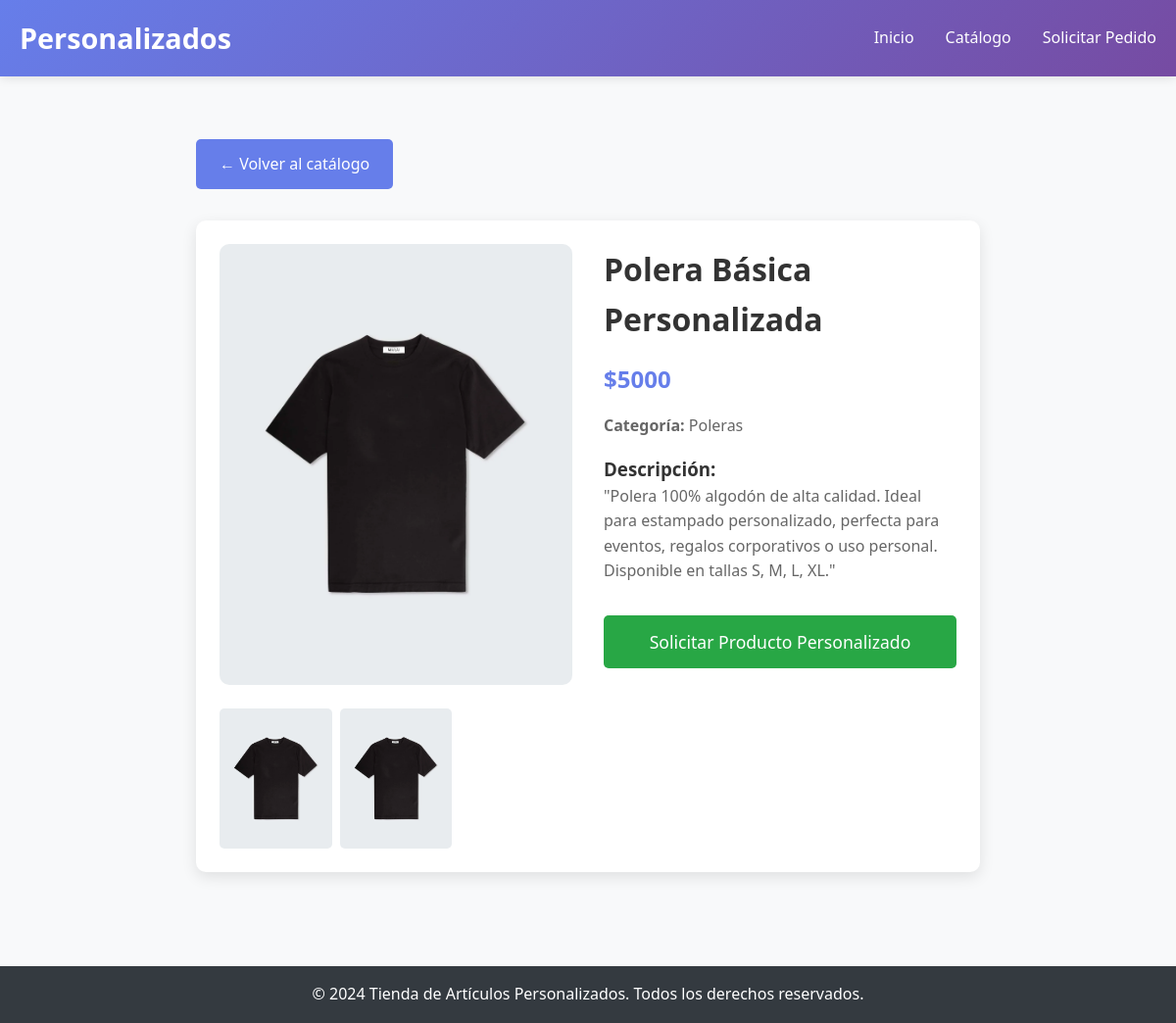
The page /producto/1/ on the database its author committed.
### tienda/models.py (models this page shows, shortened)
class Producto(models.Model):
    nombre = models.CharField(max_length=200)
    descripcion = models.TextField()
    categoria = models.ForeignKey(Categoria, on_delete=models.CASCADE)
    precio_base = models.DecimalField(max_digits=10, decimal_places=2)
    activo = models.BooleanField(default=True)
    imagen_1 = models.ImageField(upload_to='productos/', blank=True, null=True)
    imagen_2 = models.ImageField(upload_to='productos/', blank=True, null=True)
    imagen_3 = models.ImageField(upload_to='productos/', blank=True, null=True)
    class Meta:
        verbose_name = "Producto"
        verbose_name_plural = "Productos"

class Categoria(models.Model):
    nombre = models.CharField(max_length=100)
    descripcion = models.TextField(blank=True)
    class Meta:
        verbose_name = "Categoría"
        verbose_name_plural = "Categorías"

### tienda/views.py (the view)
# urls.py: path('producto/<int:pk>/', views.detalle_producto, name='detalle_producto'),
def detalle_producto(request, pk):
    producto = get_object_or_404(Producto, pk=pk, activo=True)
    return render(request, 'tienda/detalle_producto.html', {'producto': producto})

### templates/tienda/detalle_producto.html
{% extends 'tienda/base.html' %}
{% block content %}
<div style="max-width: 800px; margin: 0 auto;">
    <a href="{% url 'tienda:catalogo' %}" class="btn" style="margin-bottom: 2rem;">← Volver al catálogo</a>
    <div class="card">
        <div style="display: grid; grid-template-columns: 1fr 1fr; gap: 2rem;">
            <div>
                {% if producto.imagen_1 %}
                <img src="{{ producto.imagen_1.url }}" alt="{{ producto.nombre }}"
                     style="width: 100%; border-radius: 10px; margin-bottom: 1rem;">
                {% else %}
                <div style="width: 100%; height: 300px; background: #f0f0f0; display: flex; align-items: center; justify-content: center; border-radius: 10px; margin-bottom: 1rem;">
                    <span style="color: #999; font-size: 1.2rem;">🖼️ Imagen no disponible</span>
                </div>
                {% endif %}
                {% if producto.imagen_2 or producto.imagen_3 %}
                <div style="display: grid; grid-template-columns: repeat(3, 1fr); gap: 0.5rem;">
                    {% if producto.imagen_2 %}
                    <img src="{{ producto.imagen_2.url }}" alt="{{ producto.nombre }}"
                         style="width: 100%; border-radius: 5px;">
                    {% endif %}
                    {% if producto.imagen_3 %}
                    <img src="{{ producto.imagen_3.url }}" alt="{{ producto.nombre }}"
                         style="width: 100%; border-radius: 5px;">
                    {% endif %}
                </div>
                {% endif %}
            </div>
            <div>
                <h1 style="margin-bottom: 1rem;">{{ producto.nombre }}</h1>
                <p style="color: #667eea; font-weight: bold; font-size: 1.5rem; margin-bottom: 1rem;">
                    ${{ producto.precio_base|floatformat:"0"}}
                </p>
                <p style="color: #666; margin-bottom: 1rem;">
                    <strong>Categoría:</strong> {{ producto.categoria.nombre }}
                </p>
                <div style="margin-bottom: 2rem;">
                    <h3>Descripción:</h3>
                    <p style="color: #666; line-height: 1.6;">{{ producto.descripcion }}</p>
                </div>
                <a href="{% url 'tienda:solicitar_pedido' %}?producto={{ producto.id }}"
                   class="btn" style="width: 100%; text-align: center; background: #28a745; font-size: 1.1rem;">
                    Solicitar Producto Personalizado
                </a>
            </div>
        </div>
    </div>
</div>
{% endblock %}

### templates/tienda/base.html (style rules this page uses)
* { margin: 0; padding: 0; box-sizing: border-box; }
body { font-family: 'Segoe UI', Tahoma, Geneva, Verdana, sans-serif; line-height: 1.6; color: #333; background-color: #f8f9fa; }
.btn { display: inline-block; padding: 0.8rem 1.5rem; background: #667eea; color: white; text-decoration: none; border-radius: 5px; border: none; cursor: pointer; transition: background 0.3s; }
.card { background: white; border-radius: 10px; padding: 1.5rem; box-shadow: 0 5px 15px rgba(0,0,0,0.1); transition: transform 0.3s; }

### rows shown on the page
Producto: imagen_1 (picture), imagen_2 (picture), imagen_3 (picture), nombre "Polera Básica Personalizada", precio_base "5000", categoria.nombre "Poleras", descripcion "\"Polera 100% algodón de alta calidad. Ideal para estampado personalizado, perfecta para eventos, regalos corporativos o uso personal. Disponible en tallas S, M, L, XL.\""
